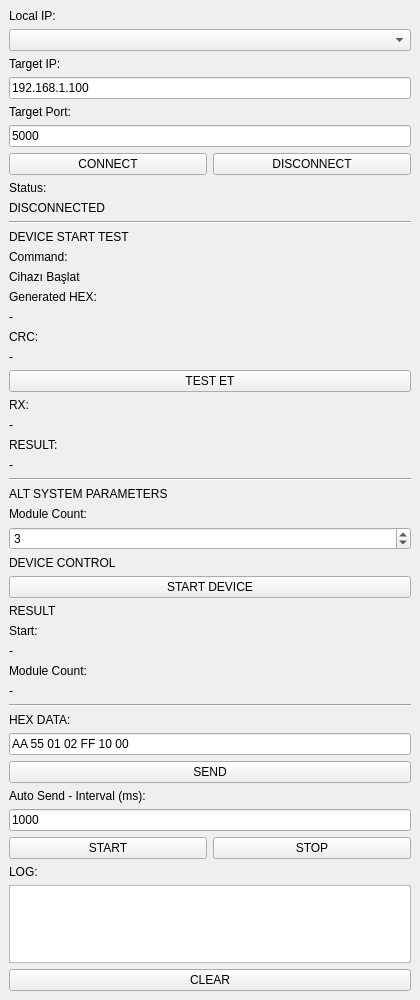
<?xml version="1.0" encoding="UTF-8"?>
<ui version="4.0">
 <class>MainWindow</class>
 <widget class="QMainWindow" name="MainWindow">
  <property name="geometry">
   <rect>
    <x>0</x>
    <y>0</y>
    <width>420</width>
    <height>1000</height>
   </rect>
  </property>
  <property name="windowTitle">
   <string>TCP HEX TEST TOOL</string>
  </property>
  <widget class="QWidget" name="centralWidget">
   <layout class="QVBoxLayout" name="mainLayout">
    <item>
     <widget class="QLabel" name="labelLocalIp">
      <property name="text">
       <string>Local IP:</string>
      </property>
     </widget>
    </item>
    <item>
     <widget class="QComboBox" name="comboLocalIp"/>
    </item>
    <item>
     <widget class="QLabel" name="labelTargetIp">
      <property name="text">
       <string>Target IP:</string>
      </property>
     </widget>
    </item>
    <item>
     <widget class="QLineEdit" name="editTargetIp">
      <property name="text">
       <string>192.168.1.100</string>
      </property>
     </widget>
    </item>
    <item>
     <widget class="QLabel" name="labelTargetPort">
      <property name="text">
       <string>Target Port:</string>
      </property>
     </widget>
    </item>
    <item>
     <widget class="QLineEdit" name="editTargetPort">
      <property name="text">
       <string>5000</string>
      </property>
     </widget>
    </item>
    <item>
     <layout class="QHBoxLayout" name="connectLayout">
      <item>
       <widget class="QPushButton" name="btnConnect">
        <property name="text">
         <string>CONNECT</string>
        </property>
       </widget>
      </item>
      <item>
       <widget class="QPushButton" name="btnDisconnect">
        <property name="text">
         <string>DISCONNECT</string>
        </property>
       </widget>
      </item>
     </layout>
    </item>
    <item>
     <widget class="QLabel" name="labelStatusTitle">
      <property name="text">
       <string>Status:</string>
      </property>
     </widget>
    </item>
    <item>
     <widget class="QLabel" name="labelStatus">
      <property name="text">
       <string>DISCONNECTED</string>
      </property>
     </widget>
    </item>
    <item>
     <widget class="Line" name="lineTest">
      <property name="orientation">
       <enum>Qt::Horizontal</enum>
      </property>
     </widget>
    </item>
    <item>
     <widget class="QLabel" name="labelTestTitle">
      <property name="text">
       <string>DEVICE START TEST</string>
      </property>
     </widget>
    </item>
    <item>
     <widget class="QLabel" name="labelCommandTitle">
      <property name="text">
       <string>Command:</string>
      </property>
     </widget>
    </item>
    <item>
     <widget class="QLabel" name="labelCommandValue">
      <property name="text">
       <string>Cihazı Başlat</string>
      </property>
     </widget>
    </item>
    <item>
     <widget class="QLabel" name="labelPacketTitle">
      <property name="text">
       <string>Generated HEX:</string>
      </property>
     </widget>
    </item>
    <item>
     <widget class="QLabel" name="labelPacketValue">
      <property name="text">
       <string>-</string>
      </property>
      <property name="textInteractionFlags">
       <set>Qt::TextSelectableByMouse</set>
      </property>
     </widget>
    </item>
    <item>
     <widget class="QLabel" name="labelCrcTitle">
      <property name="text">
       <string>CRC:</string>
      </property>
     </widget>
    </item>
    <item>
     <widget class="QLabel" name="labelCrcValue">
      <property name="text">
       <string>-</string>
      </property>
      <property name="textInteractionFlags">
       <set>Qt::TextSelectableByMouse</set>
      </property>
     </widget>
    </item>
    <item>
     <widget class="QPushButton" name="btnTest">
      <property name="text">
       <string>TEST ET</string>
      </property>
     </widget>
    </item>
    <item>
     <widget class="QLabel" name="labelTestRxTitle">
      <property name="text">
       <string>RX:</string>
      </property>
     </widget>
    </item>
    <item>
     <widget class="QLabel" name="labelTestRxValue">
      <property name="text">
       <string>-</string>
      </property>
      <property name="textInteractionFlags">
       <set>Qt::TextSelectableByMouse</set>
      </property>
     </widget>
    </item>
    <item>
     <widget class="QLabel" name="labelResultTitle">
      <property name="text">
       <string>RESULT:</string>
      </property>
     </widget>
    </item>
    <item>
     <widget class="QLabel" name="labelResult">
      <property name="text">
       <string>-</string>
      </property>
     </widget>
    </item>
    <item>
     <widget class="Line" name="lineTest2">
      <property name="orientation">
       <enum>Qt::Horizontal</enum>
      </property>
     </widget>
    </item>
    <item>
     <widget class="QLabel" name="labelParamsTitle">
      <property name="text">
       <string>ALT SYSTEM PARAMETERS</string>
      </property>
     </widget>
    </item>
    <item>
     <widget class="QLabel" name="labelModuleCountTitle">
      <property name="text">
       <string>Module Count:</string>
      </property>
     </widget>
    </item>
    <item>
     <widget class="QSpinBox" name="spinModuleCount">
      <property name="minimum">
       <number>1</number>
      </property>
      <property name="maximum">
       <number>5</number>
      </property>
      <property name="value">
       <number>3</number>
      </property>
     </widget>
    </item>
    <item>
     <widget class="QLabel" name="labelDeviceControlTitle">
      <property name="text">
       <string>DEVICE CONTROL</string>
      </property>
     </widget>
    </item>
    <item>
     <widget class="QPushButton" name="btnStartDevice">
      <property name="text">
       <string>START DEVICE</string>
      </property>
     </widget>
    </item>
    <item>
     <widget class="QLabel" name="labelResultSectionTitle">
      <property name="text">
       <string>RESULT</string>
      </property>
     </widget>
    </item>
    <item>
     <widget class="QLabel" name="labelStartTitle">
      <property name="text">
       <string>Start:</string>
      </property>
     </widget>
    </item>
    <item>
     <widget class="QLabel" name="labelStartResult">
      <property name="text">
       <string>-</string>
      </property>
     </widget>
    </item>
    <item>
     <widget class="QLabel" name="labelResultModuleCountTitle">
      <property name="text">
       <string>Module Count:</string>
      </property>
     </widget>
    </item>
    <item>
     <widget class="QLabel" name="labelResultModuleCount">
      <property name="text">
       <string>-</string>
      </property>
     </widget>
    </item>
    <item>
     <widget class="Line" name="lineParams2">
      <property name="orientation">
       <enum>Qt::Horizontal</enum>
      </property>
     </widget>
    </item>
    <item>
     <widget class="QLabel" name="labelHex">
      <property name="text">
       <string>HEX DATA:</string>
      </property>
     </widget>
    </item>
    <item>
     <widget class="QLineEdit" name="editHex">
      <property name="text">
       <string>AA 55 01 02 FF 10 00</string>
      </property>
     </widget>
    </item>
    <item>
     <widget class="QPushButton" name="btnSend">
      <property name="text">
       <string>SEND</string>
      </property>
     </widget>
    </item>
    <item>
     <widget class="QLabel" name="labelAutoSend">
      <property name="text">
       <string>Auto Send - Interval (ms):</string>
      </property>
     </widget>
    </item>
    <item>
     <widget class="QLineEdit" name="editInterval">
      <property name="text">
       <string>1000</string>
      </property>
     </widget>
    </item>
    <item>
     <layout class="QHBoxLayout" name="autoLayout">
      <item>
       <widget class="QPushButton" name="btnStart">
        <property name="text">
         <string>START</string>
        </property>
       </widget>
      </item>
      <item>
       <widget class="QPushButton" name="btnStop">
        <property name="text">
         <string>STOP</string>
        </property>
       </widget>
      </item>
     </layout>
    </item>
    <item>
     <widget class="QLabel" name="labelLog">
      <property name="text">
       <string>LOG:</string>
      </property>
     </widget>
    </item>
    <item>
     <widget class="QPlainTextEdit" name="textLog">
      <property name="readOnly">
       <bool>true</bool>
      </property>
     </widget>
    </item>
    <item>
     <widget class="QPushButton" name="btnClear">
      <property name="text">
       <string>CLEAR</string>
      </property>
     </widget>
    </item>
   </layout>
  </widget>
 </widget>
 <resources/>
 <connections/>
</ui>
